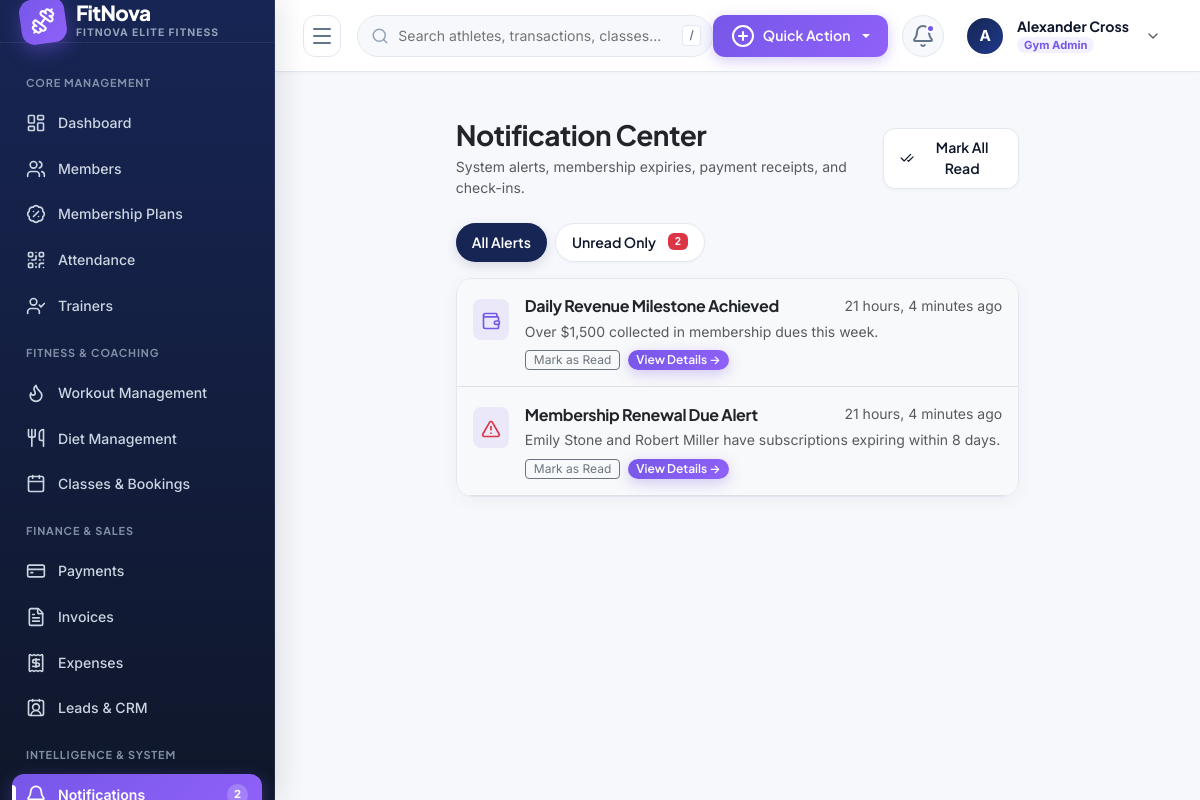
/notifications/ (signed in), run on the app's committed database.
### apps/accounts/models.py (models this page shows, shortened)
class GymOrganization(models.Model):
    name = models.CharField(max_length=200)
    slug = models.SlugField(max_length=220, unique=True)
    logo = models.ImageField(upload_to='organizations/logos/', null=True, blank=True)
    email = models.EmailField()
    phone = models.CharField(max_length=20)
    website = models.URLField(blank=True, default='')
    tax_id = models.CharField(max_length=50, blank=True, default='', verbose_name='Tax/GST ID')
    currency = models.CharField(max_length=10, default='$')
    is_active = models.BooleanField(default=True)
    created_at = models.DateTimeField(auto_now_add=True)
    updated_at = models.DateTimeField(auto_now=True)
    class Meta:
        verbose_name = 'Gym Organization'
        verbose_name_plural = 'Gym Organizations'
        ordering = ['name']

class User(AbstractUser):
    class Role(models.TextChoices):
        SUPER_ADMIN = 'SUPER_ADMIN', _('Super Admin')
        GYM_ADMIN = 'GYM_ADMIN', _('Gym Admin')
        STAFF = 'STAFF', _('Receptionist / Staff')
        TRAINER = 'TRAINER', _('Trainer')
        MEMBER = 'MEMBER', _('Gym Member')
    class Gender(models.TextChoices):
        MALE = 'MALE', _('Male')
        FEMALE = 'FEMALE', _('Female')
        OTHER = 'OTHER', _('Other')
    role = models.CharField(
        max_length=20,
        choices=Role.choices,
        default=Role.MEMBER,
        db_index=True
    )
    organization = models.ForeignKey(
        GymOrganization,
        on_delete=models.CASCADE,
        null=True,
        blank=True,
        related_name='users'
    )
    branch = models.ForeignKey(
        GymBranch,
        on_delete=models.SET_NULL,
        null=True,
        blank=True,
        related_name='branch_users'
    )
    phone = models.CharField(max_length=20, blank=True, default='')
    profile_picture = models.ImageField(upload_to='profiles/', null=True, blank=True)
    gender = models.CharField(max_length=10, choices=Gender.choices, default=Gender.MALE)
    date_of_birth = models.DateField(null=True, blank=True)
    address = models.TextField(blank=True, default='')
    is_verified = models.BooleanField(default=True)
    class Meta:
        ordering = ['-date_joined']
        indexes = [
            models.Index(fields=['organization', 'role']),
            models.Index(fields=['email']),
        ]
    @property
    def is_member(self):
        return self.role == self.Role.MEMBER

### apps/notifications/models.py (models this page shows, shortened)
class Notification(models.Model):
    class NotificationType(models.TextChoices):
        INFO = 'INFO', 'Information'
        WARNING = 'WARNING', 'Warning'
        SUCCESS = 'SUCCESS', 'Success'
        DANGER = 'DANGER', 'Urgent / Alert'
        PAYMENT = 'PAYMENT', 'Payment Received'
        EXPIRY = 'EXPIRY', 'Membership Expiry'
        ATTENDANCE = 'ATTENDANCE', 'Attendance Alert'
    recipient = models.ForeignKey(
        settings.AUTH_USER_MODEL,
        on_delete=models.CASCADE,
        related_name='notifications'
    )
    title = models.CharField(max_length=200)
    message = models.TextField()
    notification_type = models.CharField(
        max_length=20,
        choices=NotificationType.choices,
        default=NotificationType.INFO
    )
    is_read = models.BooleanField(default=False, db_index=True)
    action_url = models.CharField(max_length=255, blank=True, default='')
    created_at = models.DateTimeField(auto_now_add=True)
    class Meta:
        ordering = ['-created_at']
        verbose_name = 'Notification'
        verbose_name_plural = 'Notifications'

### apps/notifications/views.py (the view)
# urls.py: path('', views.notification_list, name='list'),
@login_required
def notification_list(request):
    notifications = request.user.notifications.all()
    filter_type = request.GET.get('filter', 'all')
    if filter_type == 'unread':
        notifications = notifications.filter(is_read=False)
    return render(request, 'notifications/notification_list.html', {
        'notifications': notifications,
        'filter_type': filter_type,
        'unread_count': request.user.notifications.filter(is_read=False).count()
    })

### apps/accounts/context_processors.py (called while the page is built)
def global_fitnova_context(request):
    if not request.user.is_authenticated:
        return {}
    unread_count = 0
    recent_notifications = []
    try:
        notifications_qs = request.user.notifications.all()
        unread_count = notifications_qs.filter(is_read=False).count()
        recent_notifications = notifications_qs[:5]
    except Exception:
        pass
    return {
        'unread_notifications_count': unread_count,
        'recent_notifications': recent_notifications,
        'current_org': getattr(request.user, 'organization', None),
        'current_branch': getattr(request.user, 'branch', None),
    }

### templates/notifications/notification_list.html (shortened to what this page needs)
{% extends 'base.html' %}
{% block content %}
<div class="row g-4 justify-content-center">
  <div class="col-lg-8">
    <div class="d-flex align-items-center justify-content-between mb-4">
      <div>
        <h3 class="fw-bold text-dark mb-1">Notification Center</h3>
        <p class="text-muted small mb-0">System alerts, membership expiries, payment receipts, and check-ins.</p>
      </div>
      <div class="d-flex gap-2">
        <a href="{% url 'notifications:mark_all_read' %}" class="btn btn-fn-outline">
          <i data-lucide="check-check" style="width: 16px;"></i>
          <span>Mark All Read</span>
        </a>
      </div>
    </div>
    <div class="d-flex gap-2 mb-3">
      <a href="?filter=all" class="btn btn-sm {% if filter_type == 'all' %}btn-fn-primary{% else %}btn-fn-outline{% endif %} rounded-pill px-3">All Alerts</a>
      <a href="?filter=unread" class="btn btn-sm {% if filter_type == 'unread' %}btn-fn-primary{% else %}btn-fn-outline{% endif %} rounded-pill px-3">
        Unread Only {% if unread_count > 0 %}<span class="badge bg-danger ms-1">{{ unread_count }}</span>{% endif %}
      </a>
    </div>
    <div class="fn-card p-0 overflow-hidden">
      <div class="list-group list-group-flush">
        {% for notif in notifications %}
        <div class="list-group-item p-3 d-flex align-items-start gap-3 border-bottom {% if not notif.is_read %}bg-light{% endif %}">
          <div class="p-2 rounded-3 mt-1" style="background: rgba(118, 87, 232, 0.1); color: #7657E8;">
            {% if notif.notification_type == 'PAYMENT' %}
            <i data-lucide="wallet" style="width: 20px; height: 20px;"></i>
            {% elif notif.notification_type == 'EXPIRY' %}
            <i data-lucide="alert-triangle" class="text-danger" style="width: 20px; height: 20px;"></i>
            {% elif notif.notification_type == 'ATTENDANCE' %}
            <i data-lucide="scan" class="text-success" style="width: 20px; height: 20px;"></i>
            {% else %}
            <i data-lucide="bell" style="width: 20px; height: 20px;"></i>
            {% endif %}
          </div>
          <div class="flex-grow-1">
            <div class="d-flex justify-content-between align-items-center mb-1">
              <h6 class="fw-bold text-dark mb-0 fs-6">{{ notif.title }}</h6>
              <small class="text-muted">{{ notif.created_at|timesince }} ago</small>
            </div>
            <p class="text-muted small mb-2">{{ notif.message }}</p>
            <div class="d-flex gap-2">
              {% if not notif.is_read %}
              <a href="{% url 'notifications:mark_read' notif.id %}" class="btn btn-sm btn-outline-secondary py-0 px-2" style="font-size: 0.75rem;">Mark as Read</a>
              {% endif %}
              {% if notif.action_url %}
              <a href="{{ notif.action_url }}" class="btn btn-sm btn-fn-accent py-0 px-2" style="font-size: 0.75rem;">View Details &rarr;</a>
              {% endif %}
            </div>
          </div>
        </div>
        {% empty %}
        <div class="text-center py-5">
          <div class="fn-empty-icon"><i data-lucide="bell-off"></i></div>
          <h6 class="fw-bold">No Notifications</h6>
          <p class="text-muted small">You're all caught up with alerts!</p>
        </div>
        {% endfor %}
      </div>
    </div>
  </div>
</div>
{% endblock %}

### templates/base.html (shortened to what this page needs)
{% load static %}
<!DOCTYPE html>
<html lang="en">
<head>
  <link href="https://cdn.jsdelivr.net/npm/bootstrap@5.3.3/dist/css/bootstrap.min.css" rel="stylesheet">
  <link rel="stylesheet" href="{% static 'css/fitnova.css' %}">
</head>
<body>
<div class="fn-app-wrapper">
  <aside class="fn-sidebar">
    <a href="{% url 'dashboard:index' %}" class="fn-sidebar-brand">
      <div class="fn-brand-logo-icon">
        <i data-lucide="dumbbell"></i>
      </div>
      <div class="fn-brand-text">
        <span class="fn-brand-title">FitNova</span>
        <span class="fn-brand-badge">{{ current_org.name|default:"GYM SAAS" }}</span>
      </div>
    </a>
    <div class="fn-sidebar-nav">
      <div class="fn-nav-header-title">Core Management</div>
      <a href="{% url 'dashboard:index' %}" class="fn-nav-link {% if request.resolver_match.app_name == 'dashboard' and request.resolver_match.url_name == 'index' %}active{% endif %}">
        <i data-lucide="layout-dashboard"></i>
        <span class="fn-nav-text">Dashboard</span>
      </a>
      {% if not user.is_member %}
      <a href="{% url 'members:member_list' %}" class="fn-nav-link {% if request.resolver_match.app_name == 'members' %}active{% endif %}">
        <i data-lucide="users"></i>
        <span class="fn-nav-text">Members</span>
      </a>
      {% endif %}
      {% if not user.is_member %}
      <a href="{% url 'memberships:plan_list' %}" class="fn-nav-link {% if request.resolver_match.app_name == 'memberships' %}active{% endif %}">
        <i data-lucide="badge-percent"></i>
        <span class="fn-nav-text">Membership Plans</span>
      </a>
      {% endif %}
      <a href="{% url 'attendance:attendance_list' %}" class="fn-nav-link {% if request.resolver_match.app_name == 'attendance' %}active{% endif %}">
        <i data-lucide="qr-code"></i>
        <span class="fn-nav-text">Attendance</span>
      </a>
      {% if not user.is_member %}
      <a href="{% url 'trainers:trainer_list' %}" class="fn-nav-link {% if request.resolver_match.app_name == 'trainers' %}active{% endif %}">
        <i data-lucide="user-check"></i>
        <span class="fn-nav-text">Trainers</span>
      </a>
      {% endif %}
      <div class="fn-nav-header-title">Fitness & Coaching</div>
      <a href="{% url 'fitness:workout_list' %}" class="fn-nav-link {% if request.resolver_match.app_name == 'fitness' and 'workout' in request.path %}active{% endif %}">
        <i data-lucide="flame"></i>
        <span class="fn-nav-text">Workout Management</span>
      </a>
      <a href="{% url 'fitness:diet_list' %}" class="fn-nav-link {% if request.resolver_match.app_name == 'fitness' and 'diet' in request.path %}active{% endif %}">
        <i data-lucide="utensils"></i>
        <span class="fn-nav-text">Diet Management</span>
      </a>
      <a href="{% url 'classes:class_list' %}" class="fn-nav-link {% if request.resolver_match.app_name == 'classes' %}active{% endif %}">
        <i data-lucide="calendar"></i>
        <span class="fn-nav-text">Classes & Bookings</span>
      </a>
      {% if not user.is_member %}
      <div class="fn-nav-header-title">Finance & Sales</div>
      <a href="{% url 'payments:payment_list' %}" class="fn-nav-link {% if request.resolver_match.app_name == 'payments' and request.resolver_match.url_name == 'payment_list' %}active{% endif %}">
        <i data-lucide="credit-card"></i>
        <span class="fn-nav-text">Payments</span>
      </a>
      <a href="{% url 'payments:invoice_list' %}" class="fn-nav-link {% if request.resolver_match.app_name == 'payments' and 'invoice' in request.path %}active{% endif %}">
        <i data-lucide="file-text"></i>
        <span class="fn-nav-text">Invoices</span>
      </a>
      <a href="{% url 'payments:expense_list' %}" class="fn-nav-link {% if request.resolver_match.app_name == 'payments' and 'expense' in request.path %}active{% endif %}">
        <i data-lucide="receipt"></i>
        <span class="fn-nav-text">Expenses</span>
      </a>
      <a href="{% url 'crm:lead_list' %}" class="fn-nav-link {% if request.resolver_match.app_name == 'crm' %}active{% endif %}">
        <i data-lucide="contact-round"></i>
        <span class="fn-nav-text">Leads & CRM</span>
      </a>
      {% endif %}
      <div class="fn-nav-header-title">Intelligence & System</div>
      <a href="{% url 'notifications:list' %}" class="fn-nav-link {% if request.resolver_match.app_name == 'notifications' %}active{% endif %}">
        <i data-lucide="bell"></i>
        <span class="fn-nav-text">Notifications</span>
        {% if unread_notifications_count > 0 %}
        <span class="fn-nav-badge">{{ unread_notifications_count }}</span>
        {% endif %}
      </a>
    </div>
  </aside>
  <main class="fn-main-content">
    <header class="fn-topbar">
      <div class="fn-topbar-left">
        <button type="button" class="fn-sidebar-toggle-btn" id="fnSidebarToggle" title="Toggle Navigation">
          <i data-lucide="menu"></i>
        </button>
        <form action="{% url 'dashboard:search' %}" method="GET" class="fn-global-search">
          <input type="text" name="q" id="fnGlobalSearchInput" placeholder="Search athletes, transactions, classes..." value="{{ request.GET.q }}">
          <span class="fn-search-badge">/</span>
        </form>
      </div>
      <div class="fn-topbar-right">
        {% if not user.is_member %}
        <div class="dropdown">
          <button class="btn-fn-accent dropdown-toggle" type="button" data-bs-toggle="dropdown" aria-expanded="false">
            <i data-lucide="plus-circle"></i>
            <span>Quick Action</span>
          </button>
        </div>
        {% endif %}
        <div class="dropdown">
          <a href="#" class="fn-icon-btn {% if unread_notifications_count > 0 %}has-unread{% endif %}" data-bs-toggle="dropdown" aria-expanded="false" title="Notification Center">
            <i data-lucide="bell"></i>
            {% if unread_notifications_count > 0 %}
            <span class="fn-badge-dot"></span>
            {% endif %}
          </a>
        </div>
        <div class="dropdown">
          <div class="fn-user-dropdown" data-bs-toggle="dropdown" aria-expanded="false">
            <div class="fn-avatar">
              {% if user.profile_picture %}
              <img src="{{ user.profile_picture.url }}" alt="{{ user.first_name }}">
              {% else %}
              {{ user.first_name|default:user.username|make_list|first|upper }}
              {% endif %}
            </div>
            <div class="fn-user-meta d-none d-md-flex">
              <span class="fn-user-name">{{ user.get_full_name|default:user.username }}</span>
              <span class="fn-user-role-badge">{{ user.get_role_display }}</span>
            </div>
            <i data-lucide="chevron-down" class="text-muted ms-1" style="width: 16px;"></i>
          </div>
        </div>
      </div>
    </header>
    <div class="container-fluid px-4 pt-3">
    </div>
    <div class="fn-page-container fn-animate-in">
      {% block content %}{% endblock %}
    </div>
  </main>
</div>
</body>
</html>

### data on the page
GymOrganization: name "FITNOVA ELITE FITNESS"
User: first_name|make_list "A", get_full_name "Alexander Cross", role "Gym Admin"
Notification: notification_type "PAYMENT" (drawn), title "Daily Revenue Milestone Achieved", created_at "21 hours, 4 minutes", message "Over $1,500 collected in membership dues this week.", is_read "Mark as Read"
Notification: notification_type "EXPIRY" (drawn), title "Membership Renewal Due Alert", created_at "21 hours, 4 minutes", message "Emily Stone and Robert Miller have subscriptions expiring within 8 days.", is_read "Mark as Read"

### other printed values
{{ unread_notifications_count }} "2"
{{ unread_count }} "2"
